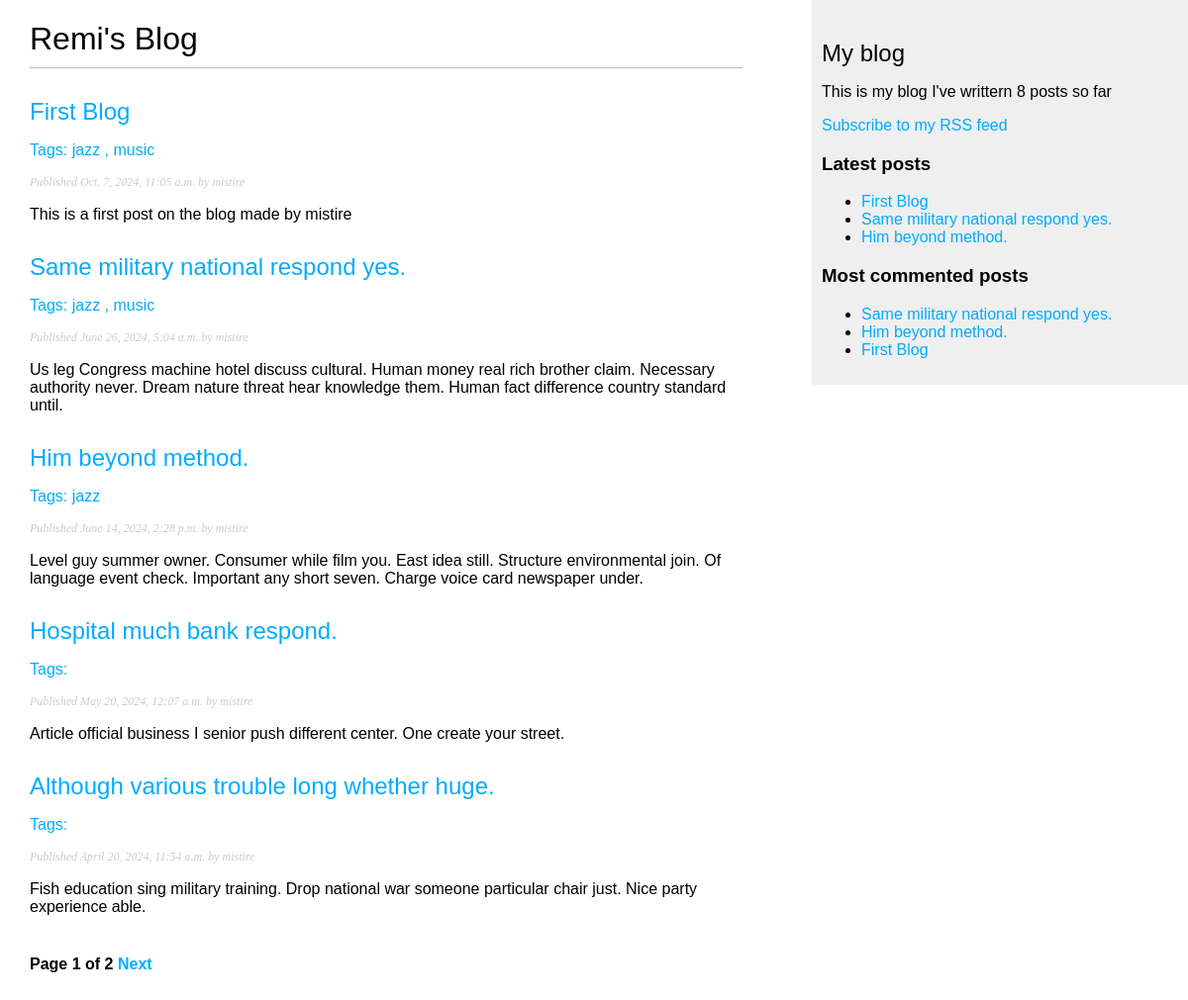
/blog/, run on an earlier commit of the app's database.
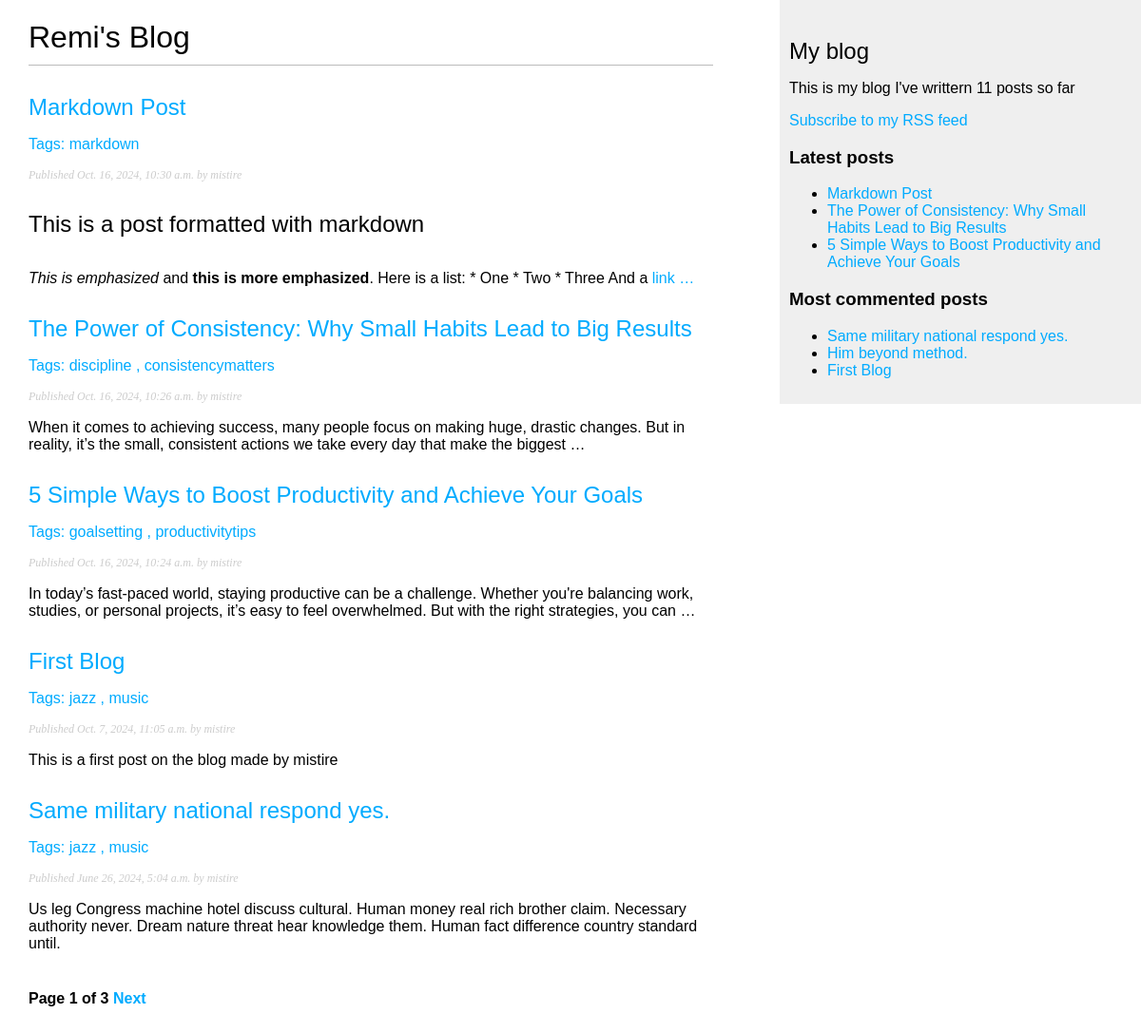
And on a later commit of the database.
### blog/models.py (models this page shows, shortened)
class Post(models.Model):
  class Status(models.TextChoices):
    DRAFT = 'DF', 'Draft'
    PUBLISHED = 'PB', 'Published'
  title = models.CharField(max_length=250)
  slug = models.SlugField(
    max_length=250,
    unique_for_date='publish'
    )
  author = models.ForeignKey(
    settings.AUTH_USER_MODEL,
    on_delete=models.CASCADE,
    related_name='blog_post'
  )
  body = models.TextField()
  publish = models.DateTimeField(default=timezone.now)
  created = models.DateTimeField(auto_now_add=True)
  updated = models.DateTimeField(auto_now=True)
  status = models.CharField(
    max_length=2,
    choices=Status,
    default=Status.DRAFT
  )
  objects = models.Manager()
  published = PublishedManger()
  tags = TaggableManager()
  class Meta:
    ordering = ['-publish']
    indexes = [
      models.Index(fields=['-publish'])
    ]
  def get_absolute_url(self):
    return reverse(
      'blog:post_detail',
      args=[
        self.publish.year,
        self.publish.month,
        self.publish.day,
        self.slug
        ])

### blog/views.py (the view)
# urls.py: path('', views.post_list, name='post_list'),
def post_list(request, tag_slug=None):
  post_list = Post.published.all()
  tag = None
  if tag_slug:
    tag = get_object_or_404(Tag, slug=tag_slug)
    post_list = post_list.filter(tags__in=[tag])
  paginator = Paginator(post_list, 5)
  page_number = request.GET.get('page', 1)
  posts = paginator.get_page(page_number)
  return render(
    request,
    'blog/post/list.html',
    {
      'posts': posts,
      'tag': tag
    }
  )

### blog/models.py (called while the page is built)
  def get_queryset(self):
    return (
      super().get_queryset().filter(status=Post.Status.PUBLISHED)
    )

### blog/templatetags/blog_tags.py (called while the page is built)
@register.simple_tag
def total_posts():
  return Post.published.count()

@register.inclusion_tag('blog/post/latest_posts.html')
def show_latest_posts(count=5):
  latest_posts = Post.published.order_by('-publish')[:count]
  return {'latest_posts': latest_posts}

@register.simple_tag
def get_most_commented_posts(count=3):
  return Post.published.annotate(total_comments=Count('comments')
  ).order_by('-total_comments')[:count]

@register.filter(name='markdown')
def markdown_format(text):
  return mark_safe(markdown.markdown(text))

### blog/templates/blog/post/list.html (shortened to what this page needs)
{% extends 'blog/base.html' %}
{% load blog_tags %}
{% block content %}
  <h1>Remi's Blog</h1>
  {% for post in posts %}
    <h2>
      <a href="{{ post.get_absolute_url }}">
        {{ post.title }}
      </a>
    </h2>
    <p class="tags">
      Tags:
      {% for tag in post.tags.all %}
        <a href="{% url "blog:post_list_by_tag" tag.slug %}">
          {{ tag.slug }}
        </a>{% if not forloop.last %}, {% endif %}
      {% endfor %}
    </p>
    <p class="date">
      Published {{ post.publish }} by {{ post.author }}
    </p>
    {{ post.body|markdown|truncatewords_html:30|linebreaks }}
  {% endfor %}
  {% include "pagination.html" with page=posts %}
{% endblock %}

### blog/templates/blog/base.html (shortened to what this page needs)
{% load blog_tags %}
{% load static %}
<!DOCTYPE html>
<html lang="en">
<head>
  <link rel="stylesheet" href="{% static "css/blog.css" %}">
</head>
<body>
  <div id="content">
    {% block content %}
    {% endblock %}
  </div>
  <div id="sidebar">
    <h2>My blog</h2>
    <p>This is my blog
      I've writtern {% total_posts %} posts so far
    </p>
    <p>
      <a href="{% url "blog:post_feed" %}">
        Subscribe to my RSS feed
      </a>
    </p>
    <h3>Latest posts</h3>
    {% show_latest_posts 3 %}
    <h3>Most commented posts</h3>
    {% get_most_commented_posts as most_commented_posts %}
    <ul>
      {% for post in most_commented_posts %}
        <li>
          <a href="{{ post.get_absolute_url }}">
            {{ post.title }}
          </a>
        </li>
      {% endfor %}
    </ul>
  </div>
</body>
</html>

### blog/templates/blog/post/latest_posts.html
<ul>
    {% for post in latest_posts %}
      <li>
        <a href="{{ post.get_absolute_url }}">{{ post.title }}</a>
      </li>
    {% endfor %}
</ul>

What changed in the data, as far as the page shows it:
no longer on this page (row unchanged): Post: title "Hospital much bank respond.", publish "May 20, 2024, 12:07 a.m.", author "mistire", body "Article official business I senior push different center. One create your street.", shown under "Remi's Blog"
no longer on this page (row unchanged): Post: title "Although various trouble long whether huge.", publish "April 20, 2024, 11:54 a.m.", author "mistire", body "Fish education sing military training. Drop national war someone particular chair just. Nice party experience able.", shown under "Remi's Blog"
no longer on one of the page's lists (row unchanged): Post: title "First Blog"
no longer on one of the page's lists (row unchanged): Post: title "Same military national respond yes."
no longer on one of the page's lists (row unchanged): Post: title "Him beyond method.", publish "June 14, 2024, 2:28 p.m.", author "mistire", body "Level guy summer owner. Consumer while film you. East idea still. Structure environmental join. Of language event check. Important any short seven. Charge voice card newspaper under."
added Post: title "Markdown Post", publish "Oct. 16, 2024, 10:30 a.m.", author "mistire", body "This is a post formatted with markdown This is emphasized and this is more emphasized . Here is a list: * One * Two * Three And a link …"
added Tag: slug "markdown", shown under "Markdown Post"
added Post: title "The Power of Consistency: Why Small Habits Lead to Big Results", publish "Oct. 16, 2024, 10:26 a.m.", author "mistire", body "When it comes to achieving success, many people focus on making huge, drastic changes. But in reality, it’s the small, consistent actions we take every day that make the biggest …"
added Tag: slug "discipline", shown under "The Power of Consistency: Why Small Habits Lead to Big Results"
added Tag: slug "consistencymatters", shown under "The Power of Consistency: Why Small Habits Lead to Big Results"
added Post: title "5 Simple Ways to Boost Productivity and Achieve Your Goals", publish "Oct. 16, 2024, 10:24 a.m.", author "mistire", body "In today’s fast-paced world, staying productive can be a challenge. Whether you're balancing work, studies, or personal projects, it’s easy to feel overwhelmed. But with the right strategies, you can …"
added Tag: slug "goalsetting", shown under "5 Simple Ways to Boost Productivity and Achieve Your Goals"
added Tag: slug "productivitytips", shown under "5 Simple Ways to Boost Productivity and Achieve Your Goals"
computed for Post "Him beyond method.": loses Tag (slug "jazz")
Also different on the page:
{{ page.paginator.num_pages }}: "2" → "3"
text no longer shown: "8"
text now shown: "11"
